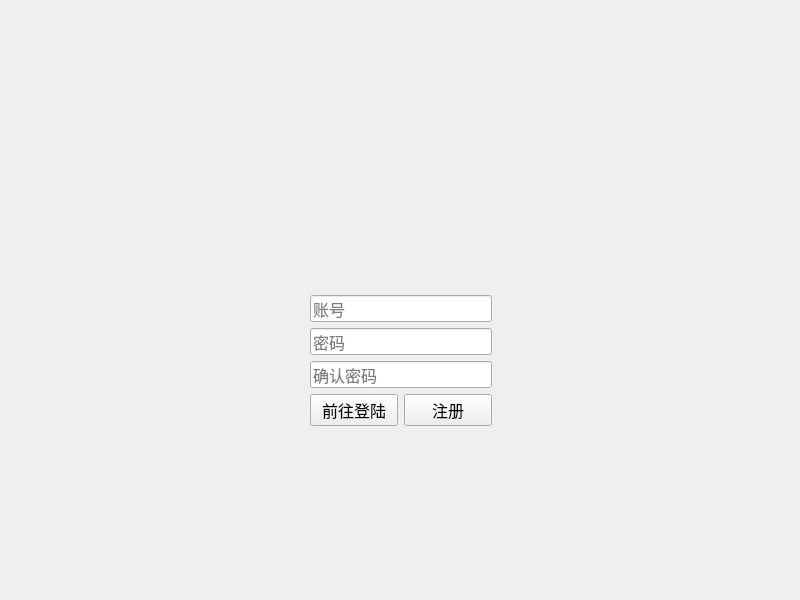
<?xml version="1.0" encoding="UTF-8"?>
<ui version="4.0">
 <class>Widget</class>
 <widget class="QWidget" name="Widget">
  <property name="geometry">
   <rect>
    <x>0</x>
    <y>0</y>
    <width>800</width>
    <height>600</height>
   </rect>
  </property>
  <property name="windowTitle">
   <string>Widget</string>
  </property>
  <widget class="QWidget" name="layoutWidget">
   <property name="geometry">
    <rect>
     <x>310</x>
     <y>110</y>
     <width>182</width>
     <height>316</height>
    </rect>
   </property>
   <layout class="QVBoxLayout" name="verticalLayout">
    <item>
     <widget class="QLabel" name="label">
      <property name="minimumSize">
       <size>
        <width>180</width>
        <height>180</height>
       </size>
      </property>
      <property name="text">
       <string/>
      </property>
     </widget>
    </item>
    <item>
     <widget class="QLineEdit" name="lineEdit">
      <property name="font">
       <font>
        <pointsize>12</pointsize>
       </font>
      </property>
      <property name="inputMask">
       <string/>
      </property>
      <property name="placeholderText">
       <string>账号</string>
      </property>
     </widget>
    </item>
    <item>
     <widget class="QLineEdit" name="lineEdit_2">
      <property name="font">
       <font>
        <pointsize>12</pointsize>
       </font>
      </property>
      <property name="placeholderText">
       <string>密码</string>
      </property>
     </widget>
    </item>
    <item>
     <widget class="QLineEdit" name="lineEdit_3">
      <property name="font">
       <font>
        <pointsize>12</pointsize>
       </font>
      </property>
      <property name="placeholderText">
       <string>确认密码</string>
      </property>
     </widget>
    </item>
    <item>
     <layout class="QHBoxLayout" name="horizontalLayout">
      <item>
       <widget class="QPushButton" name="pushButton">
        <property name="font">
         <font>
          <pointsize>12</pointsize>
         </font>
        </property>
        <property name="text">
         <string>前往登陆</string>
        </property>
       </widget>
      </item>
      <item>
       <widget class="QPushButton" name="pushButton_2">
        <property name="font">
         <font>
          <pointsize>12</pointsize>
         </font>
        </property>
        <property name="text">
         <string>注册</string>
        </property>
       </widget>
      </item>
     </layout>
    </item>
   </layout>
  </widget>
 </widget>
 <resources/>
 <connections/>
</ui>
